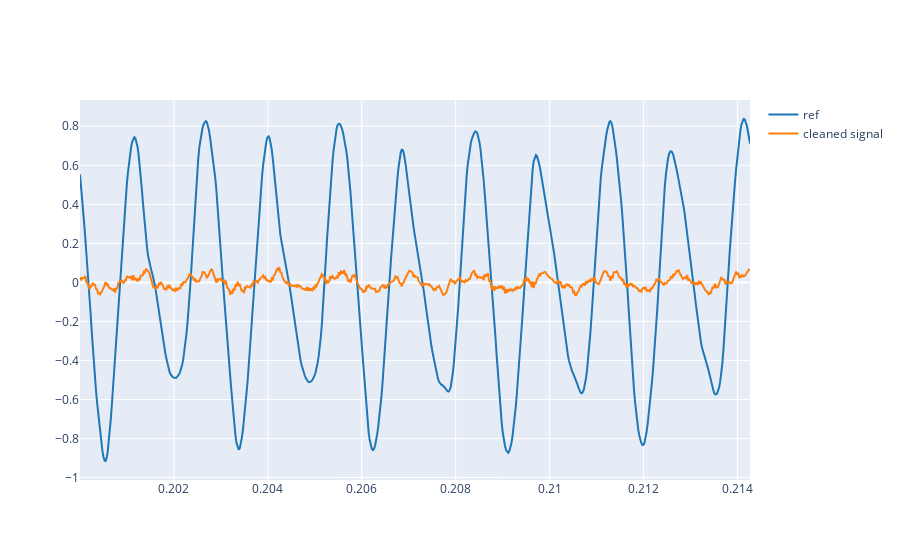

This figure's notebook cell:
### Markdown cell above
3.5 Use the `remove_interference` funcion to clean the corrupted signal,  `x_interf`. Call the output as `x_clean`. Compare the spectrograms of both signals. Explain the result.

### Code cell
# Write your code here

cleaned_signal = remove_interference(x_interf, fs)

plot_signals([ref, cleaned_signal], fs, t_start, t_end, name=['ref', 'cleaned signal'])

### Figure 1 — Plotly figure (JSON) as saved in the notebook; plotly's stock layout.template omitted (floating-point values rounded to 4 significant figures; data arrays with more than 128 entries replaced by an {"elided": "..."} marker saying what was removed)
{"data": [{"line": {"color": "#1f77b4", "shape": "linear"}, "mode": "lines", "name": "ref", "type": "scatter", "x": {"elided": "630 float values"}, "y": {"elided": "630 float values"}}, {"line": {"color": "#ff7f0e", "shape": "linear"}, "mode": "lines", "name": "cleaned signal", "type": "scatter", "x": {"elided": "630 float values"}, "y": {"elided": "630 float values"}}], "layout": {}}
